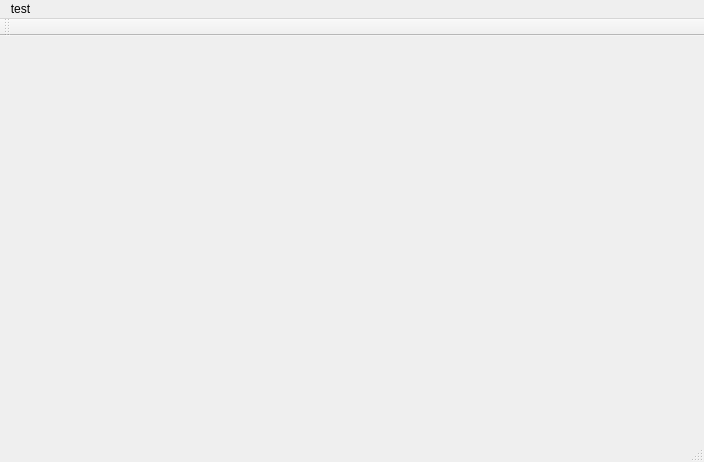
<?xml version="1.0" encoding="UTF-8"?>
<ui version="4.0">
 <class>DataAnalyzeClass</class>
 <widget class="QMainWindow" name="DataAnalyzeClass">
  <property name="geometry">
   <rect>
    <x>0</x>
    <y>0</y>
    <width>704</width>
    <height>462</height>
   </rect>
  </property>
  <property name="windowTitle">
   <string>DataAnalyze</string>
  </property>
  <widget class="QWidget" name="centralWidget"/>
  <widget class="QMenuBar" name="menuBar">
   <property name="geometry">
    <rect>
     <x>0</x>
     <y>0</y>
     <width>704</width>
     <height>26</height>
    </rect>
   </property>
   <widget class="QMenu" name="menutest">
    <property name="title">
     <string>test</string>
    </property>
    <addaction name="actionopen"/>
   </widget>
   <addaction name="menutest"/>
  </widget>
  <widget class="QToolBar" name="mainToolBar">
   <attribute name="toolBarArea">
    <enum>TopToolBarArea</enum>
   </attribute>
   <attribute name="toolBarBreak">
    <bool>false</bool>
   </attribute>
  </widget>
  <widget class="QStatusBar" name="statusBar"/>
  <action name="actionopen">
   <property name="text">
    <string>open</string>
   </property>
  </action>
 </widget>
 <layoutdefault spacing="6" margin="11"/>
 <resources>
  <include location="DataAnalyze.qrc"/>
 </resources>
 <connections/>
</ui>
